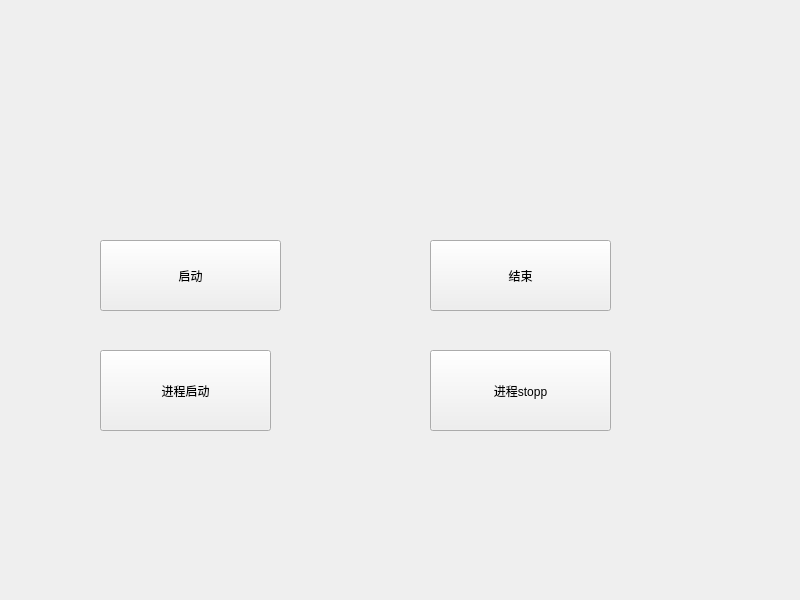
<?xml version="1.0" encoding="UTF-8"?>
<ui version="4.0">
 <class>MyProcess</class>
 <widget class="QWidget" name="MyProcess">
  <property name="geometry">
   <rect>
    <x>0</x>
    <y>0</y>
    <width>800</width>
    <height>600</height>
   </rect>
  </property>
  <property name="windowTitle">
   <string>MyProcess</string>
  </property>
  <widget class="QPushButton" name="pushButton_start">
   <property name="geometry">
    <rect>
     <x>100</x>
     <y>240</y>
     <width>181</width>
     <height>71</height>
    </rect>
   </property>
   <property name="text">
    <string>启动</string>
   </property>
  </widget>
  <widget class="QPushButton" name="pushButton_stop">
   <property name="geometry">
    <rect>
     <x>430</x>
     <y>240</y>
     <width>181</width>
     <height>71</height>
    </rect>
   </property>
   <property name="text">
    <string>结束</string>
   </property>
  </widget>
  <widget class="QPushButton" name="proessesstart">
   <property name="geometry">
    <rect>
     <x>100</x>
     <y>350</y>
     <width>171</width>
     <height>81</height>
    </rect>
   </property>
   <property name="text">
    <string>进程启动</string>
   </property>
  </widget>
  <widget class="QPushButton" name="proessstop">
   <property name="geometry">
    <rect>
     <x>430</x>
     <y>350</y>
     <width>181</width>
     <height>81</height>
    </rect>
   </property>
   <property name="text">
    <string>进程stopp</string>
   </property>
  </widget>
 </widget>
 <resources/>
 <connections/>
</ui>
